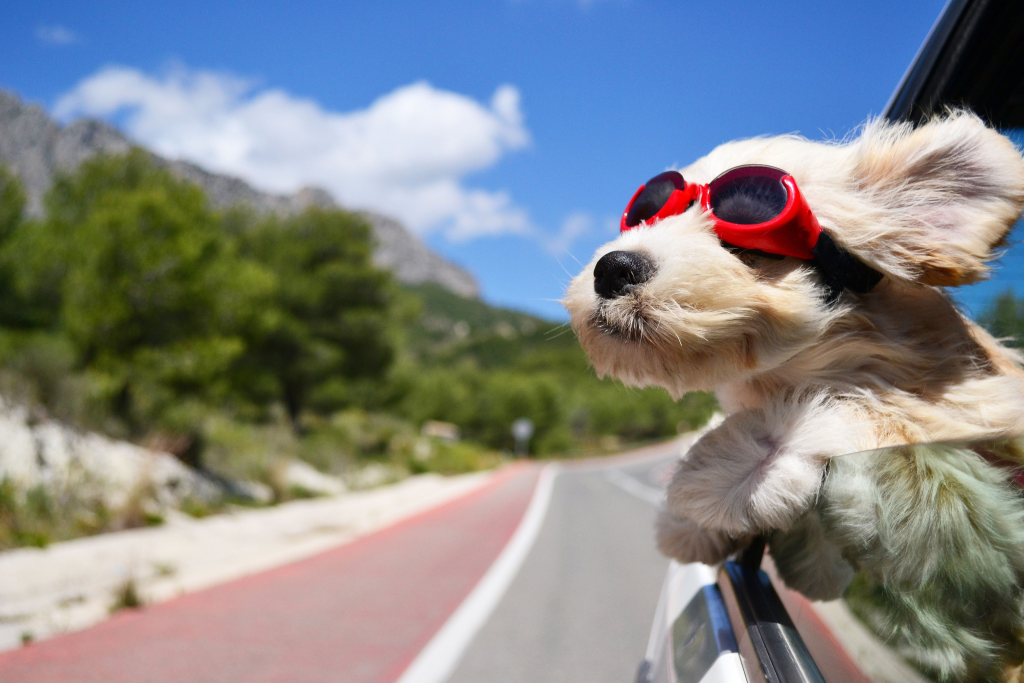
#> input picture 11-cv_workshop/data/perro.jpg, 5120 x 3414 px, found by its file name (shown at 1/5 size)
$ jupyter execute --allow-errors CV-1.ipynb   (older library calls are emulated)
#> lines starting #> are read from the running program, lines starting #| are printed output that depends on the picture
[cell 1]
import numpy as np
import matplotlib.pyplot as plt
import cv2
img_chunga = cv2.imread("/Users/miguelopez/Desktop/Machine Learning_2/cv_workshop/data/perro.jpg")
#> img_chunga is the input picture: shape (3414, 5120, 3); mean B, G, R 135.7, 134.1, 130.1
plt.imshow(img_chunga)

[cell 2]
img=cv2.cvtColor(img_chunga, cv2.COLOR_RGB2BGR)
plt.imshow(img)

[cell 3]
img_resize = cv2.resize(img, (1000,500))
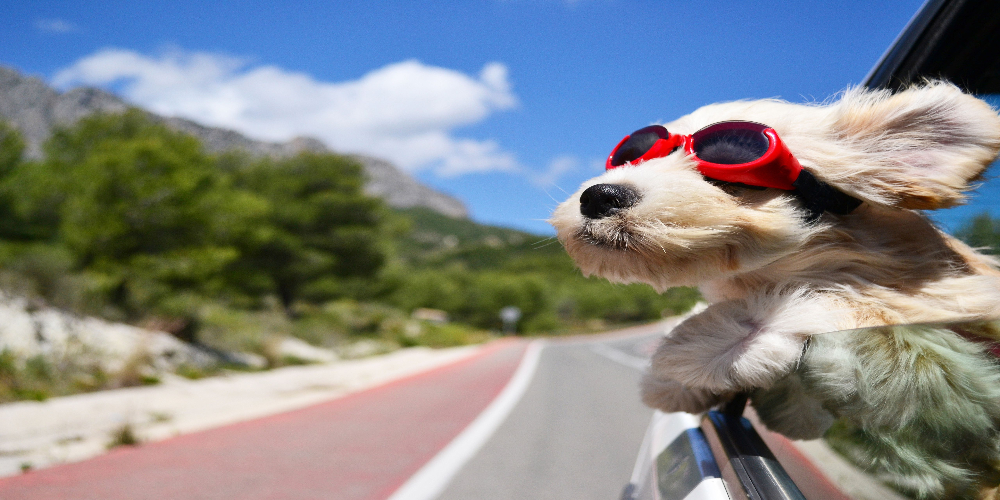
#> img_resize: shape (500, 1000, 3); mean R, G, B 130, 134, 135.5
plt.imshow(img_resize)

[cell 4]
cv2.flip(img,0)
plt.imshow(img_resize)

[cell 5]
img_rect= img.copy()
cv2.rectangle(img_rect, pt1=(500,500),pt2=(700,700),color=(0,255,0),thickness=5)
plt.imshow(img_rect)

[cell 6]
corte, thersh1= cv2.threshold(img, 127, 255, cv2.THRESH_BINARY)
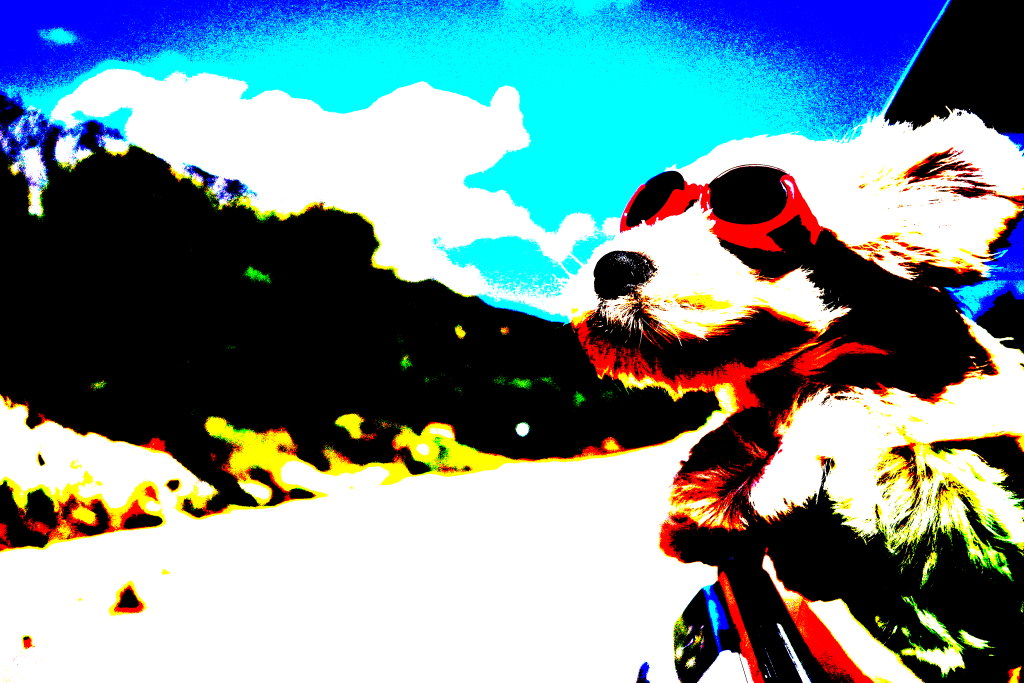
#> thersh1: shape (3414, 5120, 3) (shown at 1/5 size); mean R, G, B 118.3, 141.2, 146.6

[cell 7]
corte

[cell 8]
thersh1

[cell 9]
# Convert to grayscale
gray = cv2.cvtColor(thersh1, cv2.COLOR_BGR2GRAY)
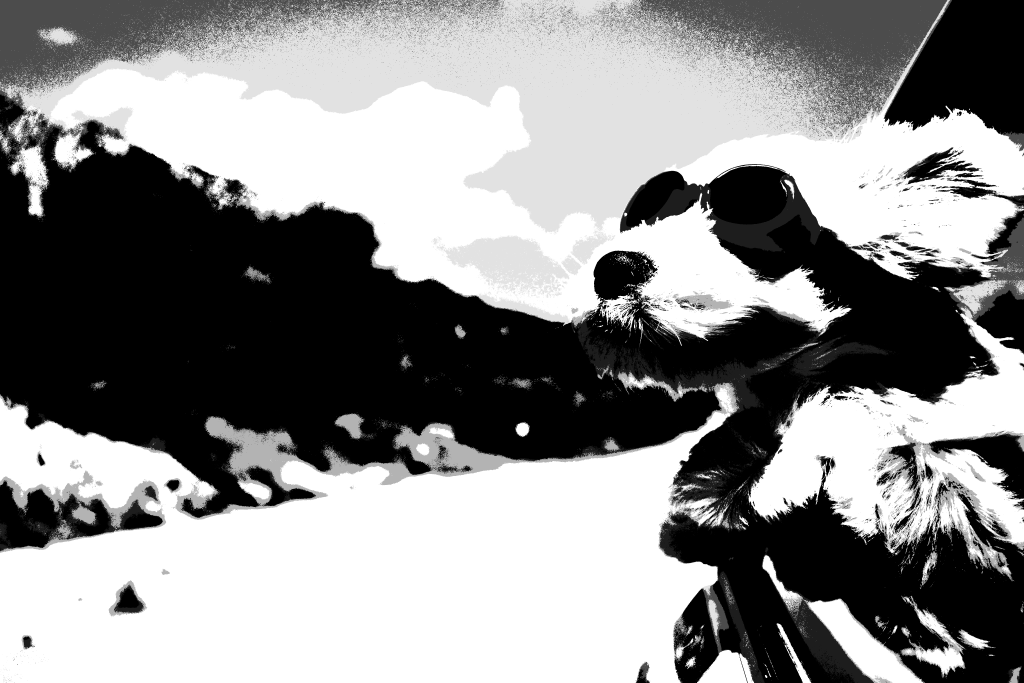
#> gray: shape (3414, 5120) (shown at 1/5 size); min 0, max 255, mean 140.2

plt.imshow(gray, cmap='gray')

[cell 10]
fig = plt.figure(figsize=(10, 10))
ax = fig.add_subplot(111)
ax.imshow(img, cmap='gray')

[cell 11]
# Load image
img = cv2.imread('image.jpg')

# Convert to grayscale
#> (the rest of this cell did not finish here and is left out)

[cell 12]
cap = cv2.VideoCapture(0)

[cell 13]
ancho = int(cap.get(cv2.CAP_PROP_FRAME_WIDTH))
alto = int(cap.get(cv2.CAP_PROP_FRAME_HEIGHT))

while True:
    ret, frame = cap.read()
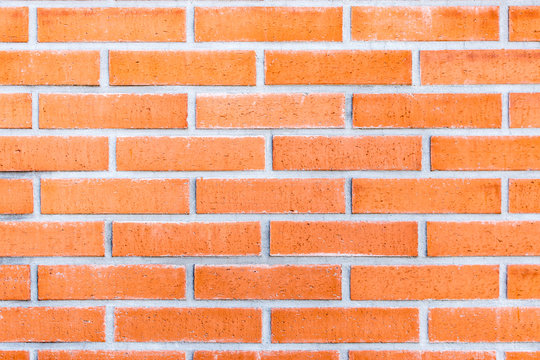
#> input picture 11-cv_workshop/data/ladrillos.jpg, 540 x 360 px, given in place of the camera
#> frame is the input picture: shape (360, 540, 3); mean B, G, R 124.8, 164.8, 238
    if ret == False: break
    gris = cv2.cvtColor(frame, cv2.COLOR_BGR2GRAY)
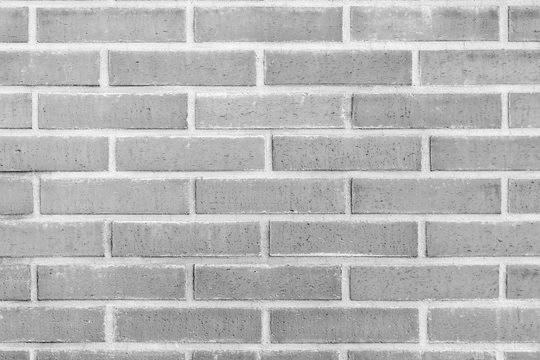
#> gris: shape (360, 540); min 44, max 254, mean 182.1
    frame = cv2.resize(frame, (ancho, alto))
    cv2.imshow('frame', frame)
    if cv2.waitKey(1) & 0xFF == ord('q'):
#> (key q is pressed here)
        break

[cell 14]
### ABRIR CÁMARA

cap = cv2.VideoCapture(0) # El 0 es el dispositivo de captura

ancho = int(cap.get(cv2.CAP_PROP_FRAME_WIDTH))
alto = int(cap.get(cv2.CAP_PROP_FRAME_HEIGHT))

while True:
    ret, frame = cap.read() # ret es un booleano que indica si se ha capturado el frame correctamente
    if ret == False: break

    gris = cv2.cvtColor(frame, cv2.COLOR_BGR2GRAY)

    cv2.imshow('frame', gris)

    if cv2.waitKey(1) & 0xFF == ord('q'):
#> (key q is pressed here)
